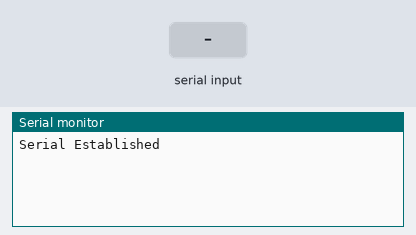
A sketch run on a simulated Arduino Uno, built with avr-gcc and run on an emulated ATmega328P. Shown: the last lines printed to the serial monitor. The test bench sets the inputs (shaded band).

Above: at 1.2 s.
1.3 s: "1\n" received over Serial
At 1.8 s:
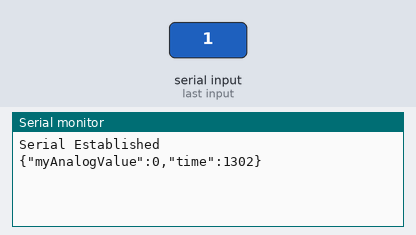
2.8 s: byte 10 ('\n') received over Serial
At 3.4 s:
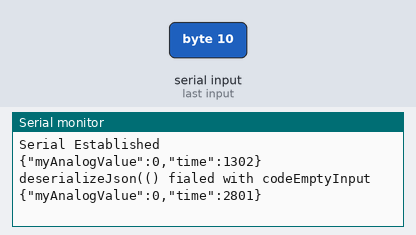
4.3 s: "0\n" received over Serial
At 5.3 s:
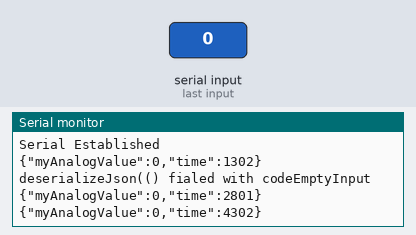

The sketch:

ArduinoSerialBioe4045.ino
```cpp
/* Bioe3090_Incubator.ino - Example controls for Bioe 3090 Incubator Project
	Created by: Steve Lammers, 12/11/2017
	Released to the public domain.
*/

// JSON Library
#include <ArduinoJson.h>

// Refresh rate for checking temperatures and updating PID input milliseconds, default 1000
#define TEMP_CHK_MS 1000


// Define global variables
double masterData = 0;
String inString = "";
bool serialRecievedFlag = false;
bool humanDebugFLAG = false;

// Create JSON object.
//StaticJsonBuffer<200> jsonBuffer;
//JsonObject& jsonRoot = jsonBuffer.createObject();
bool jsonFlag = true;


void check_serial(){
  // Ask user to input the setpoint for the heater.
  //Serial.print("Enter temperature setpoint in degrees Celsius: ");
  // send data only when you receive data:
  // Clear the input string
  while (Serial.available() > 0) {
    // read the incoming byte:
    int incomingByte = Serial.read();
    /*
    // if the data is a digit, add it to inString
    if (isDigit(incomingByte)){
      inString += (char)incomingByte;
    }
    else{
      // ignore if the incomming byte is a carrige return or newline char
      if (incomingByte == '\n' || incomingByte == '\r'){
          Serial.println("newline or CR");
        }
      else{
        Serial.println("Incompatible character, use only numbers");
      }
    }
    */

    inString += (char)incomingByte;
    // Check if the incoming byte is a newline character
    if (incomingByte == '\n'){

      // say what you got:
      if (humanDebugFLAG) {
        Serial.print("I received: ");
        Serial.println(inString);
      } // humanDebugFLAG

      // Create JSON object, must create json object as a local objet here, not
      //  as a global as typical in the example docs in the ArduinoJson library.
      //  Otherwise the object is not destroyed after the loop is complete and
      //  if the parsing does not succeed then future calls to parse incomming
      //  correctly formatted json strings will also fail. Making the object local
      //  fixes this problem.
      //    StaticJsonBuffer<200> jsonBuffer;
      //    JsonObject& jsonRoot = jsonBuffer.parseObject(inString);

      // Set serial recieved FLAG
      serialRecievedFlag = true;

      // Create JSON object.
      StaticJsonDocument<200> doc;
      deserializeJson(doc, inString);

      // Test if parsing succeeds.
      auto error = deserializeJson(doc, inString);
      if (error) {
        Serial.print(F("deserializeJson(() fialed with code"));
        Serial.println(error.c_str());
        return;
      }


      masterData = doc["myMasterData"];


      // Clear the input string
      inString = "";
    }

  }
} // << check_serial


// Gathers output data, format as JSON and output as serial communication
double json_output()
{
   // Create JSON object.
  StaticJsonDocument<200> doc;
  JsonObject jsonRoot = doc.to<JsonObject>();
  jsonRoot["myAnalogValue"] = masterData;
  jsonRoot["time"] = millis();//(millis() * 205 ) >> 11; //millis()/1000;
  serializeJson(doc, Serial);
  // Matlab needs a carrige return for the "readline" function to work
  Serial.println(" ");
}


void setup(){
  // Start serial comms
	Serial.begin(9600);

	while (!Serial) {
		; // Wait for serial to connect
	}

  Serial.println("");
  Serial.println("");
  Serial.println("");
  Serial.print("Serial Established");
  Serial.println("");

}


void loop(){
  // Check the serial comms to see if the heater setpoint changed
  check_serial();

	if (serialRecievedFlag){
    // Output data to serial.
    json_output();
    serialRecievedFlag = false;
	}

   //if (printTempClock.check_trigger()){
   //   // Output data to serial.
   //   json_output();
   //}

  //DEL delay(1000);
}
```

Measured:
- after the input at 1.3 s, the serial monitor: prints a new line at once (image 1)
- after the input at 2.8 s, the serial monitor: prints a new line at once (image 2)
- after the input at 4.3 s, the serial monitor: prints a new line at once (image 3)
